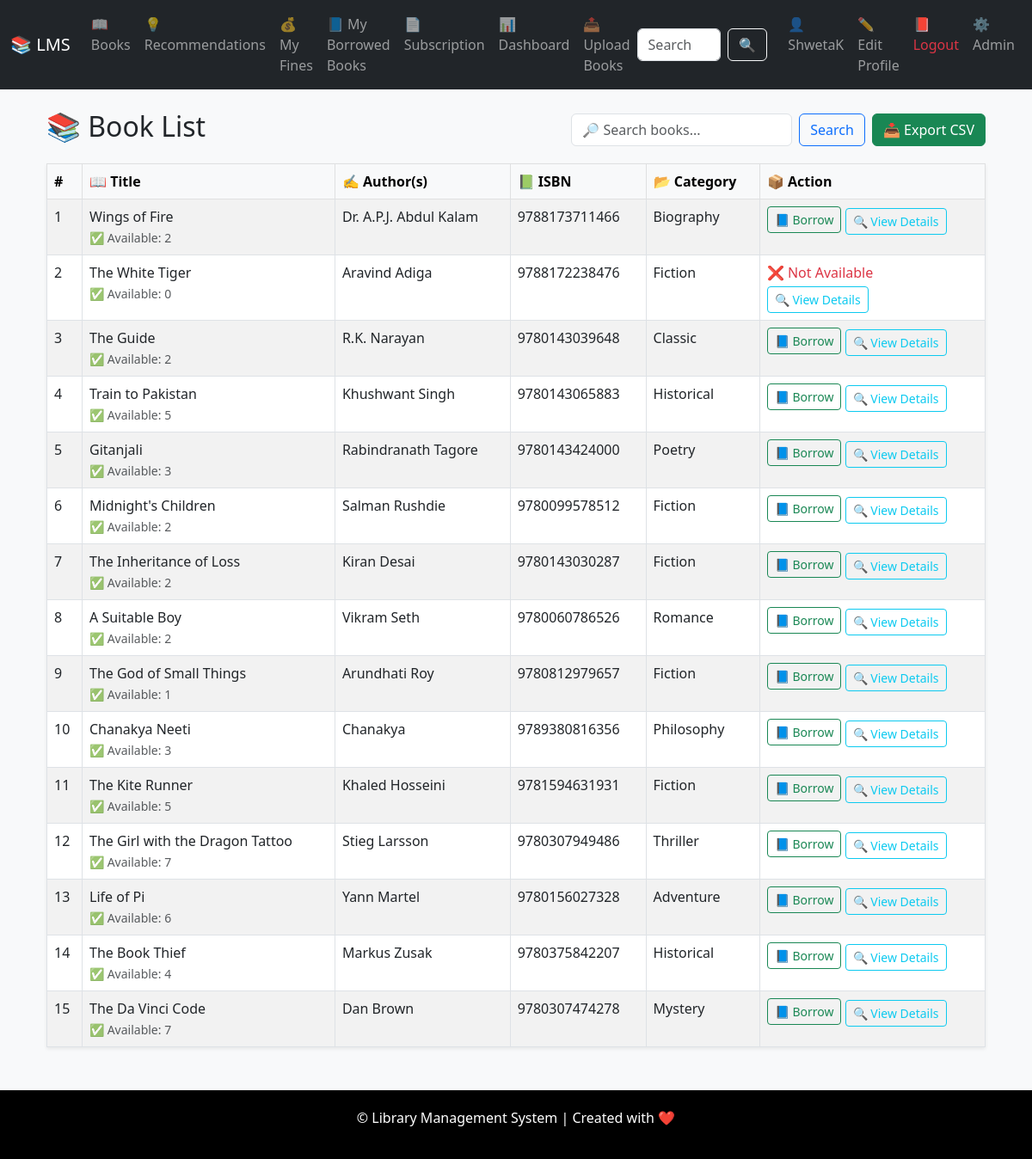
Page /books/book-list/ (signed in) on the committed database.
### books/models.py (models this page shows, shortened)
class Book(models.Model):
    title = models.CharField(max_length=200)  # Book name
    authors = models.ManyToManyField(Author)  # Authoe list
    isbn = models.CharField(max_length=13, unique=True)  # Unique ISBN
    category = models.ForeignKey(Category, on_delete=models.SET_NULL, null=True)
    description = models.TextField()  # Book info.
    published_date = models.DateField()  # Publish date
    recommended = models.BooleanField(default=False)  # Recommended Books
    allowed_in_plans = models.ManyToManyField(SubscriptionPlan, blank=True)  #Subscription plan allow to books
    def available_copies_count(self):
        return self.bookcopy_set.filter(status='available').count()

class Author(models.Model):
    name = models.CharField(max_length=100)  # Author name

class Category(models.Model):
    name = models.CharField(max_length=100, unique=True)  # Category name
    location = models.CharField(max_length=100)  # Library rack/section

### books/views.py (the view)
# urls.py: path('book-list/', BookListView.as_view(), name='book_list'),
class BookListView(LoginRequiredMixin, View):
    def get(self, request):
        books = Book.objects.all()
        book_data = []
        for book in books:
            available_copies = book.available_copies_count()
            copies = BookCopy.objects.filter(book=book)
            is_allowed = available_copies > 0
            can_borrow = copies.filter(status='available').exists()
            book_data.append({
                'book': book,
                'available_copies': available_copies,
                'copies': copies,
                'is_allowed': is_allowed,
                'can_borrow': can_borrow,
            })
        return render(request, 'books/book_list.html', {'book_data': book_data})

### templates/books/book_list.html (shortened to what this page needs)
{% extends 'base.html' %}
{% block content %}
<div class="container mt-4">
  <div class="d-flex justify-content-between align-items-center mb-3">
    <h2>📚 Book List</h2>
    <div class="d-flex">
      <form method="GET" action="{% url 'books:search_books' %}" class="d-flex me-2">
        <input type="text" name="q" class="form-control me-2" placeholder="🔎 Search books..." required>
        <button type="submit" class="btn btn-outline-primary">Search</button>
      </form>
      {% if user.is_staff %}
        <a href="{% url 'books:export_books' %}" class="btn btn-success">
          📥 Export CSV
        </a>
      {% endif %}
    </div>
  </div>
  {% if book_data %}
    <table class="table table-bordered table-striped shadow-sm">
      <thead class="table-light">
        <tr>
          <th>#</th>
          <th>📖 Title</th>
          <th>✍️ Author(s)</th>
          <th>📗 ISBN</th>
          <th>📂 Category</th>
          <th>📦 Action</th>
        </tr>
      </thead>
      <tbody>
        {% for item in book_data %}
          <tr>
            <td>{{ forloop.counter }}</td>
            <td>
              {{ item.book.title }}<br>
              <small class="text-muted">✅ Available: {{ item.available_copies }}</small>
            </td>
            <td>
              {% for author in item.book.authors.all %}
                {{ author.name }}{% if not forloop.last %}, {% endif %}
              {% endfor %}
            </td>
            <td>{{ item.book.isbn }}</td>
            <td>{{ item.book.category.name }}</td>
<td>
  {% if item.is_allowed and item.can_borrow %}
    <a href="{% url 'books:borrow_book' item.book.id %}" class="btn btn-sm btn-outline-success mb-1">
      📘 Borrow
    </a>
  {% elif not item.can_borrow %}
    <div class="text-danger mb-1">❌ Not Available</div>
  {% else %}
    <div class="text-danger mb-1">❌ Not Allowed</div>
  {% endif %}
  <a href="{% url 'books:book_detail' item.book.id %}" class="btn btn-sm btn-outline-info">
    🔍 View Details
  </a>
</td>
          </tr>
        {% endfor %}
      </tbody>
    </table>
  {% else %}
    <p class="text-center text-muted">😞 No books found in the library.</p>
  {% endif %}
</div>
{% endblock %}

### templates/base.html (shortened to what this page needs)
<!DOCTYPE html>
<html>
<head>
  <link href="https://cdn.jsdelivr.net/npm/bootstrap@5.3.0/dist/css/bootstrap.min.css" rel="stylesheet">
</head>
<body>
<nav class="navbar navbar-expand-lg navbar-dark bg-dark">
  <div class="container-fluid">
    <a class="navbar-brand" href="/">📚 LMS</a>
    <div class="collapse navbar-collapse" id="navbarNav">
      <ul class="navbar-nav me-auto mb-2 mb-lg-0">
        <li class="nav-item"><a class="nav-link" href="{% url 'books:book_list' %}">📖 Books</a></li>
        <li class="nav-item"><a class="nav-link" href="{% url 'books:book_recommendation' %}">💡 Recommendations</a></li>
        <li class="nav-item"><a class="nav-link" href="{% url 'books:my_fines' %}">💰 My Fines</a></li>
        <li class="nav-item"><a class="nav-link" href="{% url 'books:my_borrowed_books' %}">📘 My Borrowed Books</a></li>
        <li class="nav-item"><a class="nav-link" href="{% url 'subscription:select_plan' %}">📄 Subscription</a></li>
        {% if user.is_authenticated %}
          <li class="nav-item"><a class="nav-link" href="{% url 'books:user_dashboard' %}">📊 Dashboard</a></li>
        {% endif %}
        {% if user.is_authenticated and user.is_staff %}
          <li class="nav-item"><a class="nav-link" href="{% url 'subscription:upload_bulk_books' %}">📤 Upload Books</a></li>
        {% endif %}
      </ul>
      <form class="d-flex search-form" role="search" method="get" action="{% url 'books:search_books' %}">
        <input class="form-control me-2" type="search" name="q" placeholder="Search Books..." aria-label="Search">
        <button class="btn btn-outline-light" type="submit">🔍</button>
      </form>
      <ul class="navbar-nav ms-3">
        {% if user.is_authenticated %}
          <li class="nav-item">
            <a class="nav-link" href="{% url 'iam:profile' %}">👤 {{ user.username }}</a>
          </li>
          <li class="nav-item">
            <a class="nav-link" href="{% url 'iam:edit_profile' %}">✏️ Edit Profile</a>
          </li>
          <li class="nav-item">
            <a class="nav-link text-danger" href="{% url 'iam:logout' %}">📕 Logout</a>
          </li>
        {% endif %}
        {% if user.is_superuser %}
          <li class="nav-item"><a class="nav-link" href="/admin/">⚙️ Admin</a></li>
        {% endif %}
      </ul>
    </div>
  </div>
</nav>
<div class="container my-4">
  {% block content %}{% endblock %}
</div>
<footer>
  <p>&copy; {{ now|date:"Y" }} Library Management System | Created with ❤️</p>
</footer>
</body>
</html>

### templates/base.html (style rules this page uses)
body { background-color: #f8f9fa; }
footer { margin-top: 50px; padding: 20px 0; background-color:black; color: white; text-align: center; }
.search-form input { max-width: 200px; }

### rows in the picture
Book: book "Wings of Fire", available_copies "2", book.isbn "9788173711466", book.category.name "Biography", shows "📘 Borrow"
Author: name "Dr. A.P.J. Abdul Kalam"
Book: book "The White Tiger", available_copies "0", book.isbn "9788172238476", book.category.name "Fiction", shows "❌ Not Available"
Author: name "Aravind Adiga"
Book: book "The Guide", available_copies "2", book.isbn "9780143039648", book.category.name "Classic", shows "📘 Borrow"
Author: name "R.K. Narayan"
Book: book "Train to Pakistan", available_copies "5", book.isbn "9780143065883", book.category.name "Historical", shows "📘 Borrow"
Author: name "Khushwant Singh"
Book: book "Gitanjali", available_copies "3", book.isbn "9780143424000", book.category.name "Poetry", shows "📘 Borrow"
Author: name "Rabindranath Tagore"
Book: book "Midnight's Children", available_copies "2", book.isbn "9780099578512", book.category.name "Fiction", shows "📘 Borrow"
Author: name "Salman Rushdie"
Book: book "The Inheritance of Loss", available_copies "2", book.isbn "9780143030287", book.category.name "Fiction", shows "📘 Borrow"
Author: name "Kiran Desai"
Book: book "A Suitable Boy", available_copies "2", book.isbn "9780060786526", book.category.name "Romance", shows "📘 Borrow"
Author: name "Vikram Seth"
Book: book "The God of Small Things", available_copies "1", book.isbn "9780812979657", book.category.name "Fiction", shows "📘 Borrow"
Author: name "Arundhati Roy"
Book: book "Chanakya Neeti", available_copies "3", book.isbn "9789380816356", book.category.name "Philosophy", shows "📘 Borrow"
Author: name "Chanakya"
Book: book "The Kite Runner", available_copies "5", book.isbn "9781594631931", book.category.name "Fiction", shows "📘 Borrow"
Author: name "Khaled Hosseini"
Book: book "The Girl with the Dragon Tattoo", available_copies "7", book.isbn "9780307949486", book.category.name "Thriller", shows "📘 Borrow"
Author: name "Stieg Larsson"
Book: book "Life of Pi", available_copies "6", book.isbn "9780156027328", book.category.name "Adventure", shows "📘 Borrow"
Author: name "Yann Martel"
Book: book "The Book Thief", available_copies "4", book.isbn "9780375842207", book.category.name "Historical", shows "📘 Borrow"
Author: name "Markus Zusak"
Book: book "The Da Vinci Code", available_copies "7", book.isbn "9780307474278", book.category.name "Mystery", shows "📘 Borrow"
Author: name "Dan Brown"

### other values in the picture
{{ user.username }} "ShwetaK"
